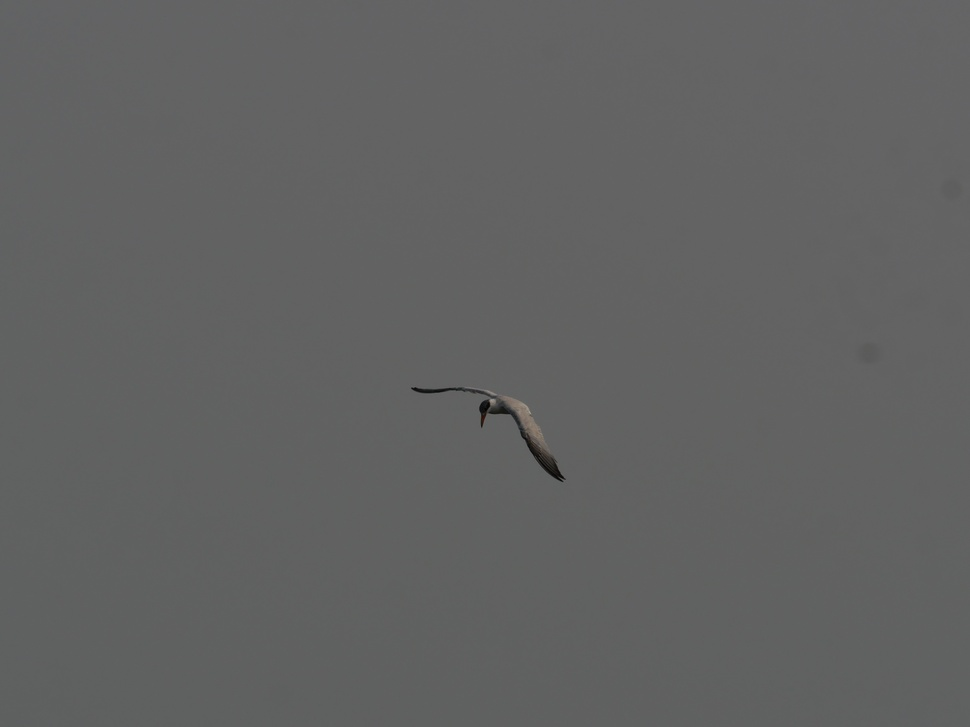
#> input picture test/P1052663.JPG, 970 x 727 px, shrunk from 5184 x 3888 before the run
$ python -i ecology_jpeg_develop.py   (imports and definitions only)   (older library calls are emulated)
#> lines starting #> are read from the running program, lines starting #| are printed output that depends on the picture
#> further down, picture is the input picture: shape (727, 970, 3); mean B, G, R 97.8, 98, 97.5
# -*- coding: utf-8 -*-
"""
RAW → JPEG 时的「鸟类 / 生态」向快速显影（OpenCV）。

在速度可接受的前提下做：整体明暗校正、轻度 L 通道局部对比（CLAHE，弱化背景拉花）、
暗部适度提亮、按分辨率自适应的降噪。不做锐化，避免主体被细碎纹理淹没。

连拍：首张 analyze_ecology_burst_params，后续帧 develop_bgr_ecology_wildlife_with_params
复用相同 CLAHE/伽马/降噪强度，显著加速。
"""

from __future__ import annotations

from dataclasses import dataclass
from typing import List, Tuple

import cv2
import numpy as np


# CLAHE：较大 tile 减轻草地/碎叶等背景的局部对比「乱跳」；再与原 L 混合，整体更稳。
_CLAHE_TILE: Tuple[int, int] = (16, 16)
_CLAHE_BLEND = 0.45  # 越大越接近纯 CLAHE 结果


def _clahe_clip_from_std_l(std_l: float) -> float:
    """随亮度分散度略调 clip，整体明显低于旧版，减轻背景被强化。"""
    return float(np.clip(1.05 + (0.14 - std_l) * 5.0, 0.75, 2.2))


def _apply_clahe_l_mild(L1: np.ndarray, clip: float) -> np.ndarray:
    clahe = cv2.createCLAHE(clipLimit=clip, tileGridSize=_CLAHE_TILE)
    Lc = clahe.apply(L1)
    m = _CLAHE_BLEND
    return np.clip(
        (1.0 - m) * L1.astype(np.float32) + m * Lc.astype(np.float32),
        0,
        255,
    ).astype(np.uint8)


@dataclass(frozen=True)
class EcologyBurstParams:
    """由首张图分析得到的显影参数，供连拍后续帧复用。"""

    gamma: float
    clip: float
    noise_est: float
    use_edge_preserving: bool
    h_dn: float


def develop_bgr_ecology_wildlife(bgr: np.ndarray) -> np.ndarray:
    """
    BGR uint8 输入/输出。假设已为 sRGB 域的 8bit 渲染图（如 rawpy postprocess 结果）。
    """
    if bgr is None or bgr.size == 0:
        return bgr
    h, w = bgr.shape[:2]
#> h = 727; w = 970
    npx = float(h * w)
#> npx = 705190

    lab = cv2.cvtColor(bgr.astype(np.uint8), cv2.COLOR_BGR2LAB)
#> lab: shape (727, 970, 3); mean of channels 0, 1, 2 105.9, 127.7, 128
    L, A, B = cv2.split(lab)
    Lf = L.astype(np.float32) / 255.0
    mean_l = float(np.mean(Lf))
#> mean_l = 0.415
    std_l = float(np.std(Lf))
#> std_l = 0.0134

    if mean_l < 0.38:
        gamma = 0.88
        Lf = np.clip(Lf**gamma, 0.0, 1.0)
    elif mean_l > 0.62:
        gamma = 1.10
        Lf = np.clip(Lf**gamma, 0.0, 1.0)

    L1 = np.clip(Lf * 255.0, 0, 255).astype(np.uint8)

    clip = _clahe_clip_from_std_l(std_l)
#> clip = 1.68
    L2 = _apply_clahe_l_mild(L1, clip)

    Lf2 = L2.astype(np.float32) / 255.0
    shadow_w = np.power(np.clip(1.0 - Lf2, 0.0, 1.0), 1.85)
    # 略减暗部提亮强度与范围，避免中灰背景被抬亮显得杂乱
    lift = 0.055 * shadow_w * np.clip(0.38 - Lf2, 0.0, None)
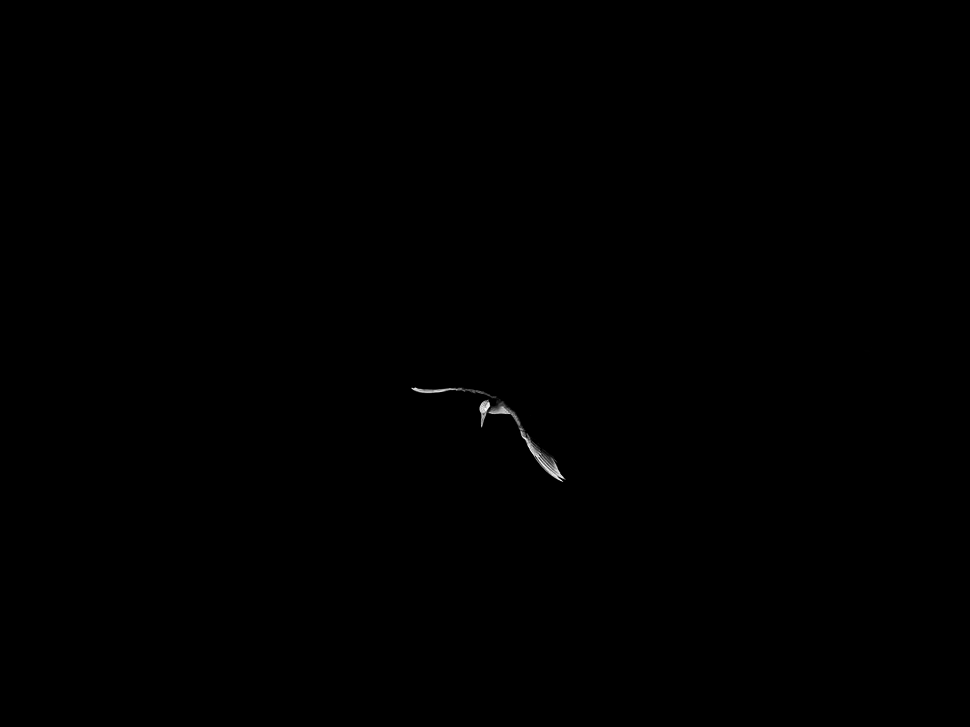
#> lift: shape (727, 970) float32; min 0, max 0.0205, mean 1.88e-05; drawn with min black and max white
    Lf3 = np.clip(Lf2 + lift, 0.0, 1.0)
    L3 = (Lf3 * 255.0).astype(np.uint8)

    lab2 = cv2.merge((L3, A, B))
#> lab2: shape (727, 970, 3); mean of channels 0, 1, 2 107.5, 127.7, 128
    bgr2 = cv2.cvtColor(lab2, cv2.COLOR_LAB2BGR)

    gray = cv2.cvtColor(bgr2, cv2.COLOR_BGR2GRAY)
    lap = cv2.Laplacian(gray, cv2.CV_64F)
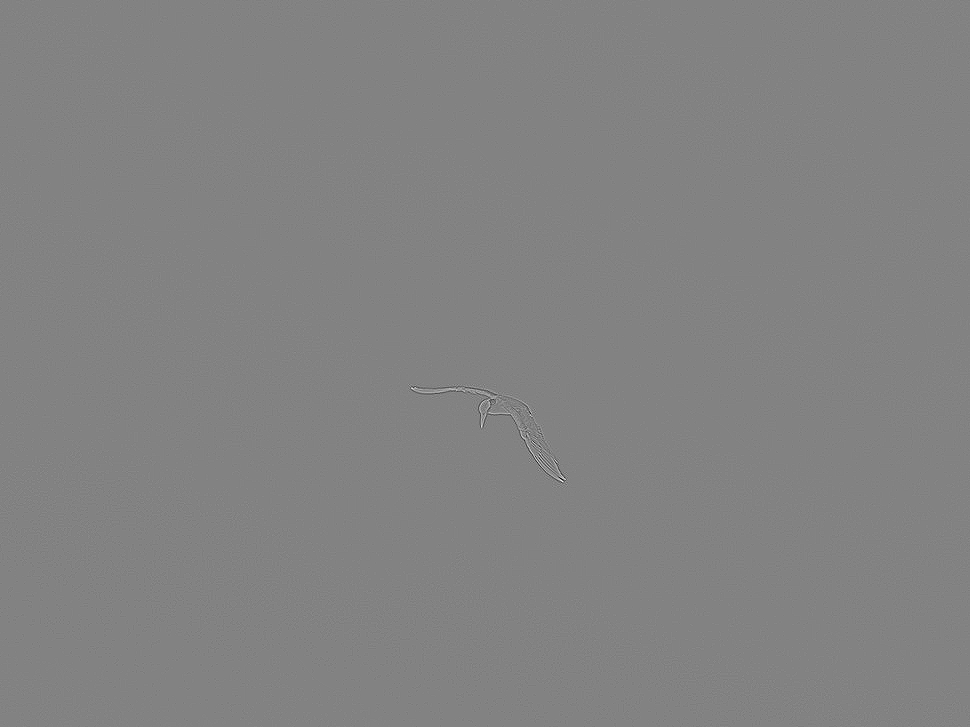
#> lap: shape (727, 970) float64; min -169, max 161, mean 0; drawn with min black and max white
    noise_est = float(np.sqrt(max(0.0, np.var(lap))))
#> noise_est = 3.43

    if npx > 22_000_000:
        bgr3 = cv2.edgePreservingFilter(bgr2, flags=1, sigma_s=50, sigma_r=0.30)
    else:
        h_dn = float(np.clip(2.2 + noise_est * 0.28, 2.2, 6.5))
#> h_dn = 3.16
        bgr3 = cv2.fastNlMeansDenoisingColored(bgr2, None, h_dn, h_dn, 7, 21)

    return np.clip(bgr3, 0, 255).astype(np.uint8)


# [109 lines left out: functions analyze_ecology_burst_params, develop_bgr_ecology_wildlife_with_params, develop_bgr_ecology_wildlife_burst_fast, not called in this run]

>>> import cv2
>>> picture = cv2.imread('../test/P1052663.JPG')
>>> result = develop_bgr_ecology_wildlife(picture)

$ run again, on test/P1065327.JPG
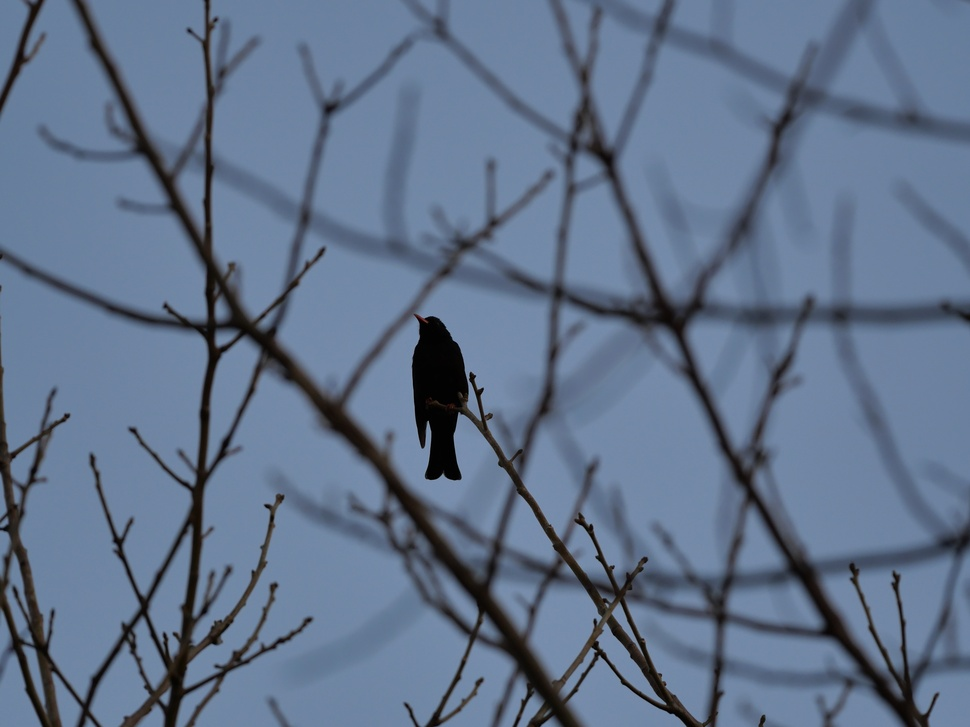
#> input picture test/P1065327.JPG, 970 x 727 px, shrunk from 5184 x 3888 before the run
#> picture is the input picture: shape (727, 970, 3); mean B, G, R 139, 114.1, 97
#> lab: shape (727, 970, 3); mean of channels 0, 1, 2 120.5, 128, 112.5
#> in develop_bgr_ecology_wildlife, `L, A, B = cv2.split(lab)`:
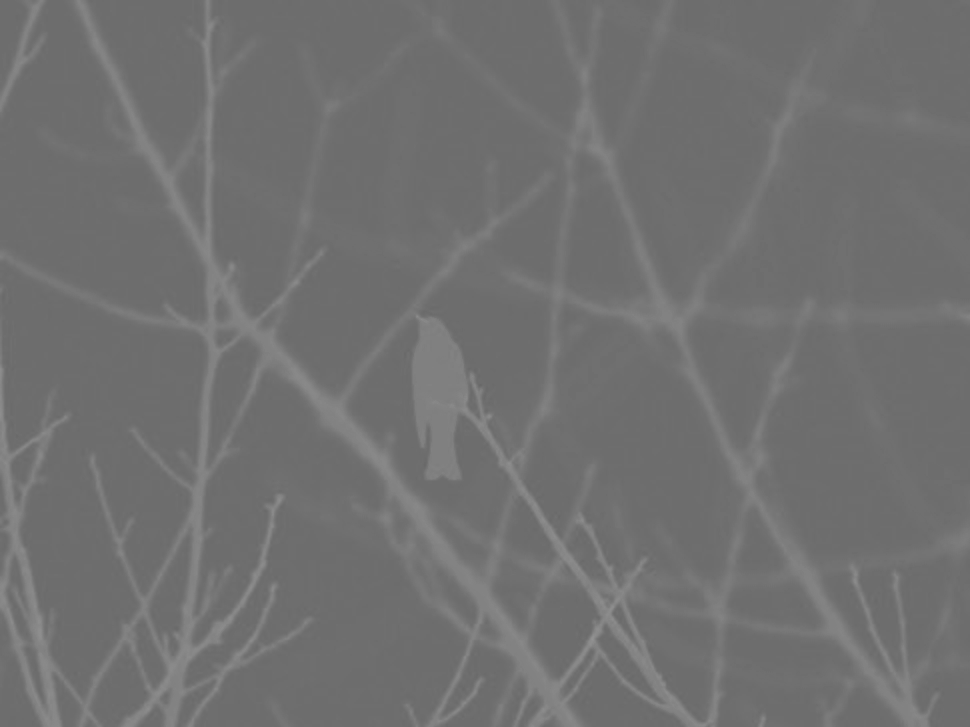
#> B: shape (727, 970); min 104, max 147, mean 112.5
#> mean_l = 0.472
#> std_l = 0.132
#> clip = 1.09
#> lab2: shape (727, 970, 3); mean of channels 0, 1, 2 129, 128, 112.5
#> in develop_bgr_ecology_wildlife, `bgr2 = cv2.cvtColor(lab2, cv2.COLOR_LAB2BGR)`:
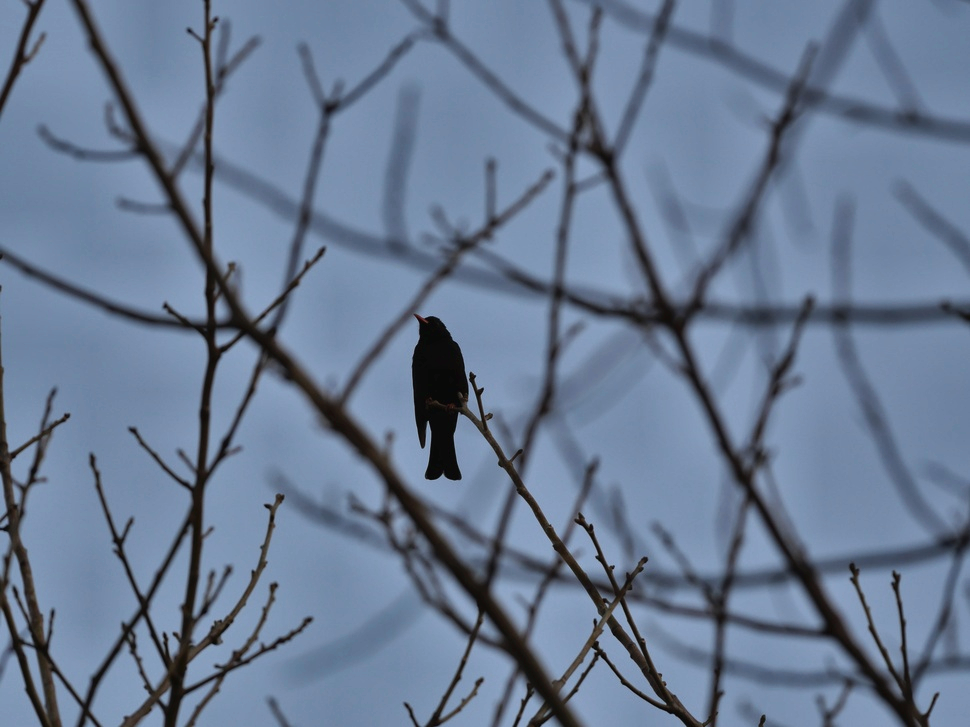
#> bgr2: shape (727, 970, 3); mean B, G, R 147.9, 122.7, 105.5
#> noise_est = 9.04
#> h_dn = 4.73
